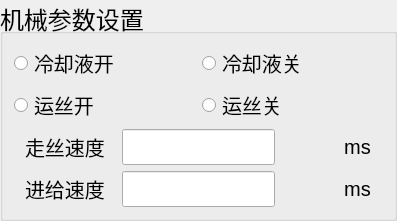
             <widget class="QGroupBox" name="groupBox">
              <property name="sizePolicy">
               <sizepolicy hsizetype="Expanding" vsizetype="Expanding">
                <horstretch>0</horstretch>
                <verstretch>0</verstretch>
               </sizepolicy>
              </property>
              <property name="font">
               <font>
                <pointsize>18</pointsize>
               </font>
              </property>
              <property name="title">
               <string>机械参数设置</string>
              </property>
              <layout class="QVBoxLayout" name="verticalLayout_5">
               <item>
                <layout class="QHBoxLayout" name="horizontalLayout_25">
                 <item>
                  <layout class="QVBoxLayout" name="verticalLayout_12">
                   <item>
                    <widget class="QRadioButton" name="radioButton">
                     <property name="font">
                      <font>
                       <pointsize>15</pointsize>
                      </font>
                     </property>
                     <property name="layoutDirection">
                      <enum>Qt::LeftToRight</enum>
                     </property>
                     <property name="text">
                      <string>冷却液开</string>
                     </property>
                    </widget>
                   </item>
                   <item>
                    <widget class="QRadioButton" name="radioButton_2">
                     <property name="font">
                      <font>
                       <pointsize>15</pointsize>
                      </font>
                     </property>
                     <property name="layoutDirection">
                      <enum>Qt::LeftToRight</enum>
                     </property>
                     <property name="text">
                      <string>运丝开</string>
                     </property>
                    </widget>
                   </item>
                  </layout>
                 </item>
                 <item>
                  <layout class="QVBoxLayout" name="verticalLayout_13">
                   <item>
                    <widget class="QRadioButton" name="radioButton_3">
                     <property name="font">
                      <font>
                       <pointsize>15</pointsize>
                      </font>
                     </property>
                     <property name="layoutDirection">
                      <enum>Qt::LeftToRight</enum>
                     </property>
                     <property name="text">
                      <string>冷却液关</string>
                     </property>
                    </widget>
                   </item>
                   <item>
                    <widget class="QRadioButton" name="radioButton_4">
                     <property name="font">
                      <font>
                       <pointsize>15</pointsize>
                      </font>
                     </property>
                     <property name="layoutDirection">
                      <enum>Qt::LeftToRight</enum>
                     </property>
                     <property name="text">
                      <string>运丝关</string>
                     </property>
                    </widget>
                   </item>
                  </layout>
                 </item>
                </layout>
               </item>
               <item>
                <layout class="QHBoxLayout" name="horizontalLayout_41" stretch="2,3,1,1">
                 <item alignment="Qt::AlignHCenter">
                  <widget class="QLabel" name="label_54">
                   <property name="font">
                    <font>
                     <pointsize>15</pointsize>
                    </font>
                   </property>
                   <property name="text">
                    <string>走丝速度</string>
                   </property>
                  </widget>
                 </item>
                 <item>
                  <widget class="QLineEdit" name="lineEdit_26">
                   <property name="sizePolicy">
                    <sizepolicy hsizetype="Expanding" vsizetype="Preferred">
                     <horstretch>0</horstretch>
                     <verstretch>0</verstretch>
                    </sizepolicy>
                   </property>
                   <property name="styleSheet">
                    <string notr="true"/>
                   </property>
                  </widget>
                 </item>
                 <item>
                  <spacer name="horizontalSpacer_22">
                   <property name="orientation">
                    <enum>Qt::Horizontal</enum>
                   </property>
                   <property name="sizeHint" stdset="0">
                    <size>
                     <width>40</width>
                     <height>20</height>
                    </size>
                   </property>
                  </spacer>
                 </item>
                 <item>
                  <widget class="QLabel" name="label_55">
                   <property name="font">
                    <font>
                     <pointsize>15</pointsize>
                    </font>
                   </property>
                   <property name="text">
                    <string>ms</string>
                   </property>
                   <property name="alignment">
                    <set>Qt::AlignCenter</set>
                   </property>
                  </widget>
                 </item>
                </layout>
               </item>
               <item>
                <layout class="QHBoxLayout" name="horizontalLayout_42" stretch="2,3,1,1">
                 <item alignment="Qt::AlignHCenter">
                  <widget class="QLabel" name="label_58">
                   <property name="font">
                    <font>
                     <pointsize>15</pointsize>
                    </font>
                   </property>
                   <property name="text">
                    <string>进给速度</string>
                   </property>
                  </widget>
                 </item>
                 <item>
                  <widget class="QLineEdit" name="lineEdit_27">
                   <property name="sizePolicy">
                    <sizepolicy hsizetype="Expanding" vsizetype="Preferred">
                     <horstretch>0</horstretch>
                     <verstretch>0</verstretch>
                    </sizepolicy>
                   </property>
                   <property name="styleSheet">
                    <string notr="true"/>
                   </property>
                  </widget>
                 </item>
                 <item>
                  <spacer name="horizontalSpacer_23">
                   <property name="orientation">
                    <enum>Qt::Horizontal</enum>
                   </property>
                   <property name="sizeHint" stdset="0">
                    <size>
                     <width>40</width>
                     <height>20</height>
                    </size>
                   </property>
                  </spacer>
                 </item>
                 <item>
                  <widget class="QLabel" name="label_59">
                   <property name="font">
                    <font>
                     <pointsize>15</pointsize>
                    </font>
                   </property>
                   <property name="text">
                    <string>ms</string>
                   </property>
                   <property name="alignment">
                    <set>Qt::AlignCenter</set>
                   </property>
                  </widget>
                 </item>
                </layout>
               </item>
              </layout>
             </widget>
